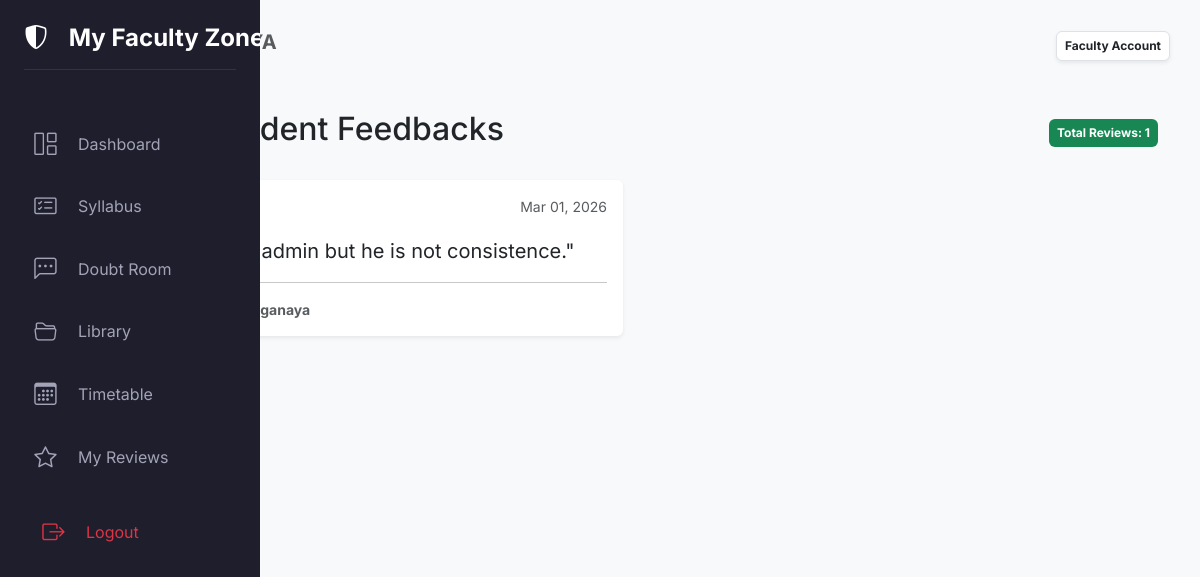
The page /my-feedback/ (signed in) on the database its author committed.
### academic/models.py (models this page shows, shortened)
class Feedback(models.Model):
    teacher = models.ForeignKey(User, on_delete=models.CASCADE, limit_choices_to={'is_staff': True}, related_name='received_feedback')
    student = models.ForeignKey(User, on_delete=models.CASCADE, related_name='given_feedback')
    comment = models.TextField()
    rating = models.IntegerField(choices=[(i, i) for i in range(1, 6)])
    submitted_at = models.DateTimeField(auto_now_add=True)

### academic/views.py (the view)
# urls.py: path('my-feedback/', views.teacher_feedback_view, name='teacher_feedback'),
@login_required
def teacher_feedback_view(request):
    if not request.user.is_staff:
        return redirect('dashboard')
    feedbacks = Feedback.objects.filter(teacher=request.user).order_by('-submitted_at')
    return render(request, 'teacher_feedback.html', {'feedbacks': feedbacks})

### academic/templates/teacher_feedback.html (shortened to what this page needs)
{% extends 'base.html' %}
{% block content %}
<div class="container py-4">
    <div class="d-flex justify-content-between align-items-center mb-4">
        <h2> My Student Feedbacks</h2>
        <span class="badge bg-success p-2">Total Reviews: {{ feedbacks.count }}</span>
    </div>
    <div class="row">
        {% for fb in feedbacks %}
        <div class="col-md-6 mb-3">
            <div class="card shadow-sm border-0">
                <div class="card-body">
                    <div class="d-flex justify-content-between">
                        <div class="text-warning">
                        </div>
                        <small class="text-muted">{{ fb.submitted_at|date:"M d, Y" }}</small>
                    </div>
                    <p class="mt-3 fs-5">"{{ fb.comment }}"</p>
                    <hr>
                    <p class="mb-0 small text-muted">Submitted by: <strong>{{ fb.student.username }}</strong></p>
                </div>
            </div>
        </div>
        {% endfor %}
    </div>
</div>
{% endblock %}

### academic/templates/base.html (shortened to what this page needs)
<!DOCTYPE html>
<html lang="en">
<head>
    <link href="https://cdn.jsdelivr.net/npm/bootstrap@5.3.2/dist/css/bootstrap.min.css" rel="stylesheet">
    <link rel="stylesheet" href="https://cdn.jsdelivr.net/npm/bootstrap-icons@1.11.1/font/bootstrap-icons.css">
</head>
<body>
    <div class="sidebar d-flex flex-column">
    <div class="p-4 text-center">
        <h4 class="fw-bold text-white"><i class="bi bi-shield-shaded"></i> <span class="nav-text">My Faculty Zone</span></h4>
        <hr class="text-secondary">
    </div>
    <nav class="flex-column">
        {% if user.is_authenticated %}
            <a class="nav-link" href="{% url 'dashboard' %}">
                <i class="bi bi-grid-1x2"></i><span class="nav-text">Dashboard</span>
            </a>
            <a class="nav-link" href="{% url 'syllabus' %}">
                <i class="bi bi-card-checklist"></i><span class="nav-text">Syllabus</span>
            </a>
            <a class="nav-link" href="{% url 'doubt_room' %}">
                <i class="bi bi-chat-left-dots"></i><span class="nav-text">Doubt Room</span>
            </a>
            <a class="nav-link" href="{% url 'library' %}">
                <i class="bi bi-folder2-open"></i><span class="nav-text">Library</span>
            </a>
            {% if user.is_staff %}
                <a class="nav-link" href="{% url 'timetable' %}">
                    <i class="bi bi-calendar3"></i><span class="nav-text">Timetable</span>
                </a>
                <a class="nav-link" href="{% url 'teacher_feedback' %}">
                    <i class="bi bi-star"></i><span class="nav-text">My Reviews</span>
                </a>
            {% else %}
                <a class="nav-link" href="{% url 'submit_feedback' %}">
                    <i class="bi bi-chat-heart"></i><span class="nav-text">Rate Faculty</span>
                </a>
            {% endif %}
            <div class="mt-auto p-2">
                <form action="{% url 'logout' %}" method="post">
                    <button type="submit" class="nav-link bg-transparent border-0 w-100 text-start">
                        <i class="bi bi-box-arrow-right text-danger"></i><span class="nav-text text-danger">Logout</span>
                    </button>
                </form>
            </div>
        {% else %}
 <a class="nav-link" href="{% url 'registration_page' %}">
    <i class="bi bi-box-arrow-in-right"></i>
    <span class="nav-text">Registration</span>
</a>
{% endif %}
    </nav>
</div>
    <div class="main-content">
        <div class="d-flex justify-content-between align-items-center mb-4">
            <h5 class="text-muted">Welcome, <b>{{ user.username }}</b></h5>
            <div class="badge bg-white text-dark p-2 border shadow-sm">
                {{ user.is_staff|yesno:"Faculty Account,Student Account" }}
            </div>
        </div>
        {% block content %}{% endblock %}
    </div>
</body>
</html>

### academic/templates/base.html (style rules this page uses)
:root { --sidebar-collapsed-width: 70px; --sidebar-expanded-width: 260px; --primary-color: #4361ee; --bg-dark: #1e1e2d; }
body { font-family: 'Inter', sans-serif; background-color: #f8f9fa; overflow-x: hidden; }
.sidebar { width: var(--sidebar-collapsed-width); height: 100vh; position: fixed; background: var(--bg-dark); color: white; transition: width 0.3s ease; z-index: 1000; overflow-x: hidden; white-space: nowrap; }
.sidebar .nav-link { color: #a2a3b7; padding: 12px 20px; display: flex; align-items: center; text-decoration: none; transition: all 0.2s; margin: 5px 8px; border-radius: 8px; }
.sidebar .nav-link i { font-size: 1.4rem; min-width: 35px; text-align: center; }
.nav-text { opacity: 0; margin-left: 15px; transition: opacity 0.2s ease; }
.main-content { margin-left: var(--sidebar-collapsed-width); padding: 30px; transition: margin-left 0.3s ease; }

### rows shown on the page
Feedback: submitted_at "Mar 01, 2026", comment "He is a good admin but he is not consistence.", student.username "M.Anganaya"

### other values the page prints
{{ user.is_staff|yesno:"Faculty Account,Student Account" }} "Faculty Account"
{{ feedbacks.count }} "1"
